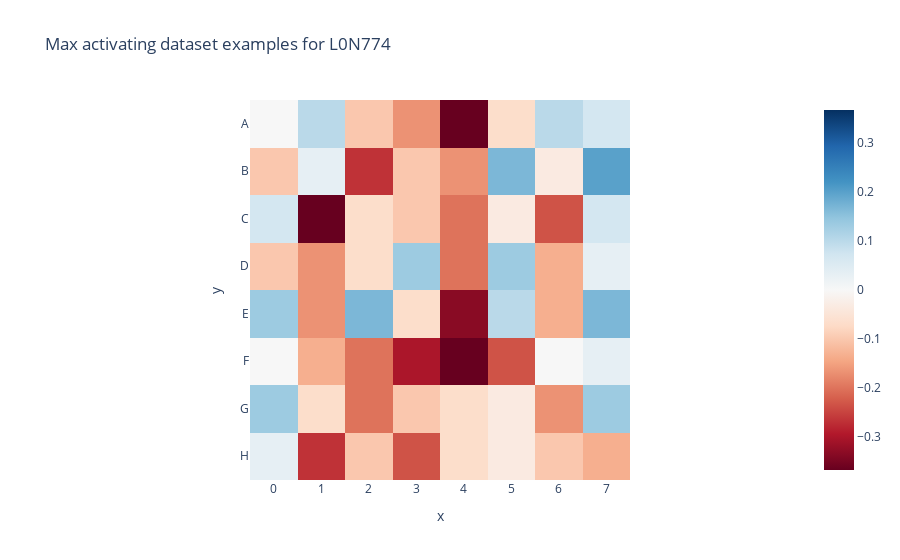
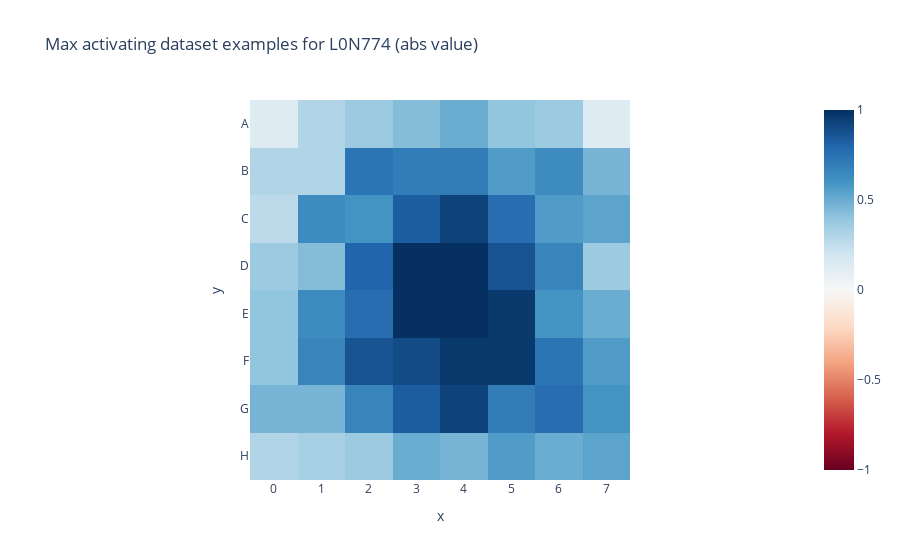

Write notebook code for charts like these, in order.
### Code cell
top_moves = neuron_acts_post.flatten() > neuron_acts_post.flatten().quantile(0.99)
plot_square_as_board(
    focus_states_flipped_pm1[:, :-1].reshape(-1, rows, cols)[top_moves].float().mean(dim=0),
    title="Max activating dataset examples for L0N774",
)
plot_square_as_board(
    focus_states_flipped_pm1[:, :-1].abs().reshape(-1, rows, cols)[top_moves].float().mean(dim=0),
    title="Max activating dataset examples for L0N774 (abs value)",
)

### Figure 1 — Plotly figure (JSON) as saved in the notebook; plotly's stock layout.template omitted (floating-point values rounded to 4 significant figures)
{"data": [{"coloraxis": "coloraxis", "hovertemplate": "x: %{x}<br>y: %{y}<br>color: %{z}<extra></extra>", "name": "0", "type": "heatmap", "x": ["0", "1", "2", "3", "4", "5", "6", "7"], "xaxis": "x", "y": ["A", "B", "C", "D", "E", "F", "G", "H"], "yaxis": "y", "z": [[0, 0.1, -0.1, -0.1667, -0.3667, -0.06667, 0.1, 0.06667], [-0.1, 0.03333, -0.2667, -0.1, -0.1667, 0.1667, -0.03333, 0.2], [0.06667, -0.3667, -0.06667, -0.1, -0.2, -0.03333, -0.2333, 0.06667], [-0.1, -0.1667, -0.06667, 0.1333, -0.2, 0.1333, -0.1333, 0.03333], [0.1333, -0.1667, 0.1667, -0.06667, -0.3333, 0.1, -0.1333, 0.1667], [0, -0.1333, -0.2, -0.3, -0.3667, -0.2333, 0, 0.03333], [0.1333, -0.06667, -0.2, -0.1, -0.06667, -0.03333, -0.1667, 0.1333], [0.03333, -0.2667, -0.1, -0.2333, -0.06667, -0.03333, -0.1, -0.1333]]}], "layout": {"coloraxis": {"cmid": 0, "colorscale": [[0, "rgb(103,0,31)"], [0.1, "rgb(178,24,43)"], [0.2, "rgb(214,96,77)"], [0.3, "rgb(244,165,130)"], [0.4, "rgb(253,219,199)"], [0.5, "rgb(247,247,247)"], [0.6, "rgb(209,229,240)"], [0.7, "rgb(146,197,222)"], [0.8, "rgb(67,147,195)"], [0.9, "rgb(33,102,172)"], [1, "rgb(5,48,97)"]]}, "title": {"text": "Max activating dataset examples for L0N774"}, "xaxis": {"anchor": "y", "constrain": "domain", "domain": [0, 1], "scaleanchor": "y", "title": {"text": "x"}}, "yaxis": {"anchor": "x", "autorange": "reversed", "constrain": "domain", "domain": [0, 1], "title": {"text": "y"}}}}

### Figure 2 — Plotly figure (JSON) as saved in the notebook; plotly's stock layout.template omitted (floating-point values rounded to 4 significant figures)
{"data": [{"coloraxis": "coloraxis", "hovertemplate": "x: %{x}<br>y: %{y}<br>color: %{z}<extra></extra>", "name": "0", "type": "heatmap", "x": ["0", "1", "2", "3", "4", "5", "6", "7"], "xaxis": "x", "y": ["A", "B", "C", "D", "E", "F", "G", "H"], "yaxis": "y", "z": [[0.1333, 0.3, 0.3667, 0.4333, 0.5, 0.4, 0.3667, 0.1333], [0.3, 0.3, 0.7333, 0.7, 0.7, 0.5667, 0.6333, 0.4667], [0.2667, 0.6333, 0.6, 0.8333, 0.9333, 0.7667, 0.5667, 0.5333], [0.3667, 0.4333, 0.8, 1, 1, 0.8667, 0.6667, 0.3667], [0.4, 0.6333, 0.7667, 1, 1, 0.9667, 0.6, 0.5], [0.4, 0.6667, 0.8667, 0.9, 0.9667, 0.9667, 0.7333, 0.5667], [0.4667, 0.4667, 0.6667, 0.8333, 0.9333, 0.7, 0.7667, 0.6], [0.3, 0.3333, 0.3667, 0.5, 0.4667, 0.5667, 0.5, 0.5333]]}], "layout": {"coloraxis": {"cmid": 0, "colorscale": [[0, "rgb(103,0,31)"], [0.1, "rgb(178,24,43)"], [0.2, "rgb(214,96,77)"], [0.3, "rgb(244,165,130)"], [0.4, "rgb(253,219,199)"], [0.5, "rgb(247,247,247)"], [0.6, "rgb(209,229,240)"], [0.7, "rgb(146,197,222)"], [0.8, "rgb(67,147,195)"], [0.9, "rgb(33,102,172)"], [1, "rgb(5,48,97)"]]}, "title": {"text": "Max activating dataset examples for L0N774 (abs value)"}, "xaxis": {"anchor": "y", "constrain": "domain", "domain": [0, 1], "scaleanchor": "y", "title": {"text": "x"}}, "yaxis": {"anchor": "x", "autorange": "reversed", "constrain": "domain", "domain": [0, 1], "title": {"text": "y"}}}}
